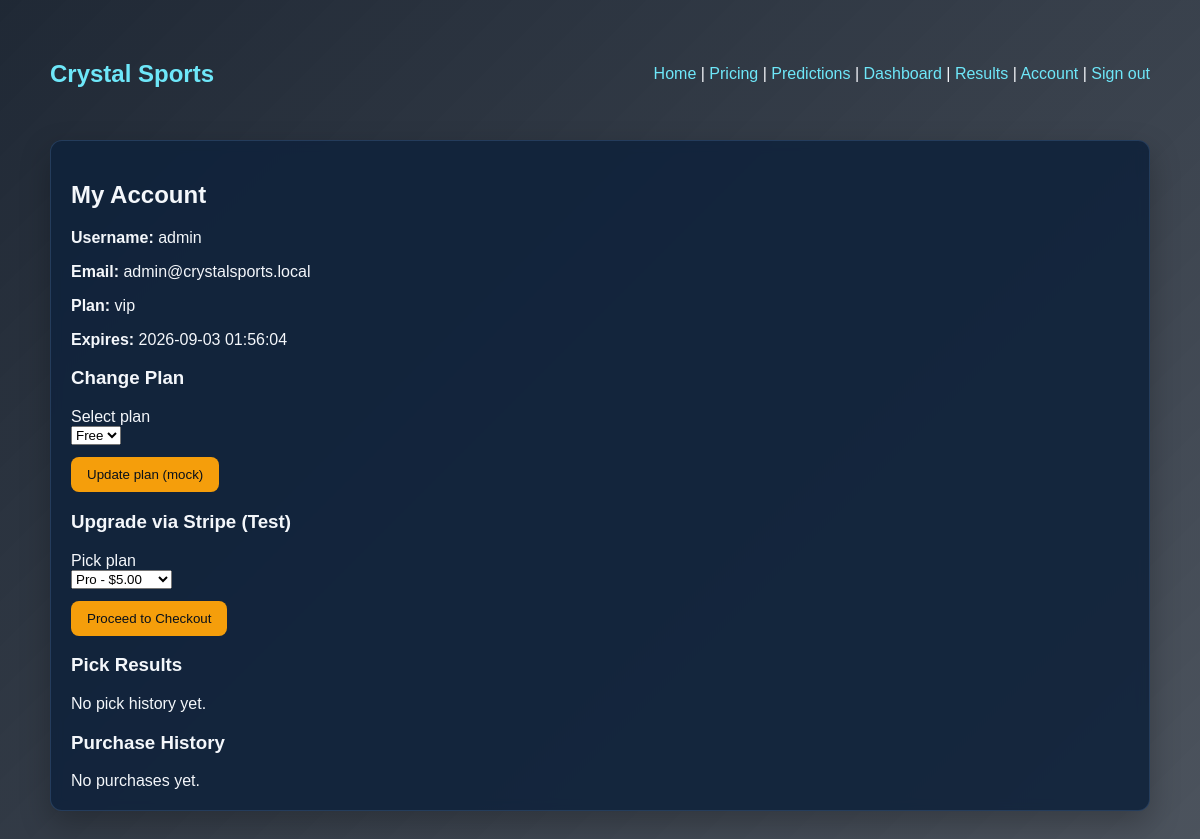
Before: /account (signed in) with the older database file.
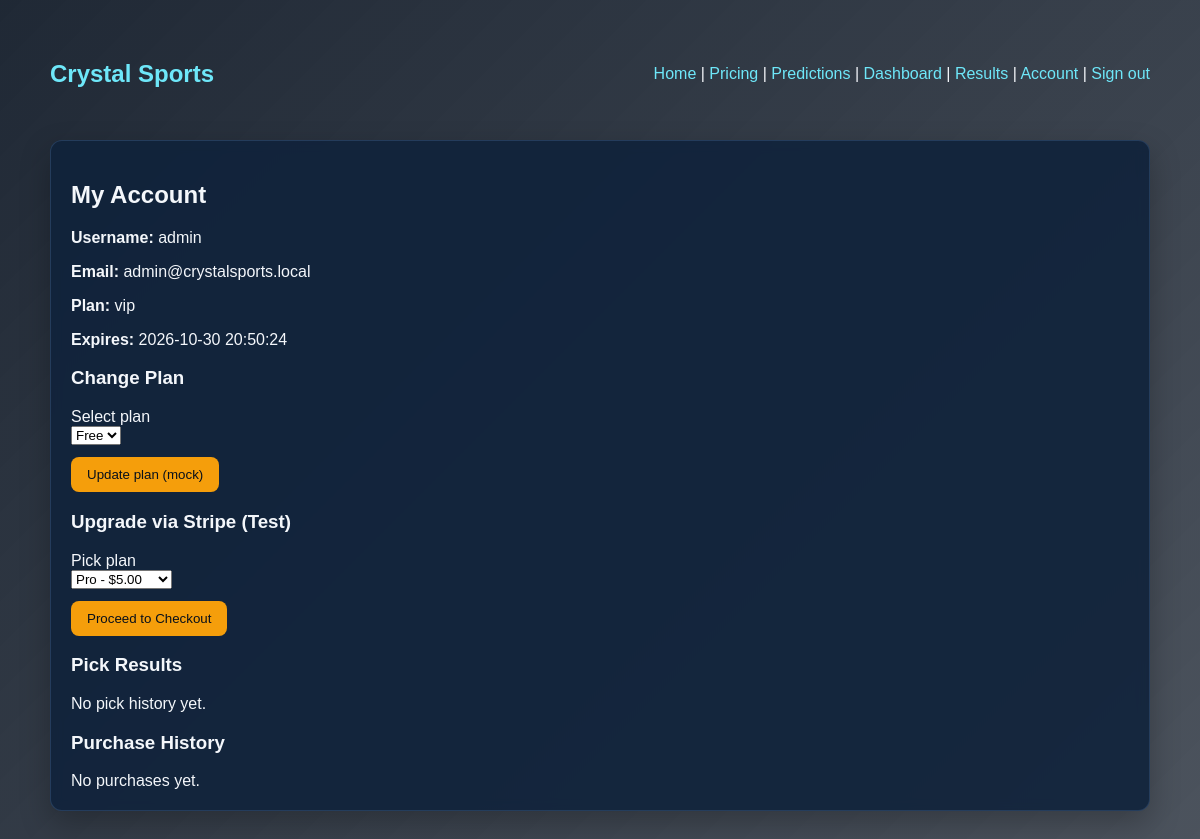
After: the same page with the newer database file.
### tables this page shows
CREATE TABLE users (
            id INTEGER PRIMARY KEY AUTOINCREMENT,
            username TEXT UNIQUE NOT NULL,
            email TEXT UNIQUE NOT NULL,
            password_hash TEXT NOT NULL,
            plan TEXT NOT NULL DEFAULT 'free',
            expires_at TEXT,
            email_confirmed INTEGER DEFAULT 0,
            confirm_token TEXT,
            reset_token TEXT,
            reset_expires TEXT,
            is_admin INTEGER DEFAULT 0
        );

### app.py (the view)
@app.route("/account", methods=["GET", "POST"])
def account():
    user = current_user()
    if not user:
        return redirect(url_for("login", next="/account"))
    message = None
    if request.method == "POST":
        plan = request.form.get("plan", "free")
        models.update_subscription(user["id"], plan)
        user = models.get_user_by_id(user["id"])
        message = f"Plan updated to {plan}"
    purchases = models.get_purchases_for_user(user['id'])
    user_picks = models.get_user_picks_for_user(user['id'])
    return render_template("account.html", user=user, message=message, purchases=purchases, user_picks=user_picks)

### app.py (called while the page is built)
def current_user() -> dict | None:
    uid = session.get("user_id")
    if not uid:
        return None
    return models.get_user_by_id(uid)

### models.py (called while the page is built, shortened)
def get_conn():
    conn = sqlite3.connect(DB_PATH)
    conn.row_factory = sqlite3.Row
    return conn

def _ensure_default_users() -> None:
    conn = get_conn()
    cur = conn.cursor()
    cur.execute("SELECT COUNT(*) FROM users")
    count = cur.fetchone()[0]
    conn.close()

def get_purchases_for_user(user_id: int) -> list:
    init_db()
    conn = get_conn()
    cur = conn.cursor()
    cur.execute("SELECT * FROM purchases WHERE user_id = ? ORDER BY id DESC", (user_id,))
    rows = cur.fetchall()
    conn.close()
    return [dict(r) for r in rows]

def get_user_picks_for_user(user_id: int) -> list:
    init_db()
    conn = get_conn()
    cur = conn.cursor()
    cur.execute(
        "SELECT * FROM user_picks WHERE user_id = ? ORDER BY scheduled_at DESC, created_at DESC",
        (user_id,),
    )
    rows = cur.fetchall()
    conn.close()
    return [dict(r) for r in rows]

def get_user_by_id(user_id: int) -> Optional[Dict[str, Any]]:
    init_db()
    conn = get_conn()
    cur = conn.cursor()
    cur.execute("SELECT * FROM users WHERE id = ?", (user_id,))
    row = cur.fetchone()
    conn.close()
    if not row:
        return None
    return dict(row)

### templates/account.html (shortened to what this page needs)
{% extends 'base.html' %}
{% block content %}
<div class="card">
  <h2>My Account</h2>
  <p><strong>Username:</strong> {{ user.username }}</p>
  <p><strong>Email:</strong> {{ user.email }}</p>
  <p><strong>Plan:</strong> {{ user.plan }}</p>
  <p><strong>Expires:</strong> {{ user.expires_at or 'N/A' }}</p>
  <h3>Change Plan</h3>
  <form method="post">
    <label>Select plan</label><br>
    <select name="plan">
      <option value="free">Free</option>
    </select>
    <div style="margin-top:12px">
      <button type="submit">Update plan (mock)</button>
    </div>
  </form>
  <h3>Upgrade via Stripe (Test)</h3>
  <form id="stripe-form">
    <label>Pick plan</label><br>
    <select id="stripe-plan" name="plan">
      <option value="pro">Pro - $5.00</option>
    </select>
    <div style="margin-top:12px">
      <button id="checkout-btn" type="button">Proceed to Checkout</button>
    </div>
  </form>
  <h3>Pick Results</h3>
  <div>
    {% for pick in user_picks %}
      <div class="card" style="padding:12px; margin:8px 0; background:rgba(0,0,0,0.22)">
        <div><strong>{{ pick.league }}</strong> — {{ pick.home_team }} vs {{ pick.away_team }}</div>
        <div>Market: {{ pick.market }} · Selection: {{ pick.selection }} · Odds: {{ pick.odds }}</div>
        <div style="font-size:12px; color:#cbd5e1">Scheduled: {{ pick.scheduled_at or 'TBC' }}</div>
        {% if pick.status == 'won' %}
          <div style="margin-top:8px; display:inline-block; padding:4px 8px; border-radius:999px; background:rgba(34,197,94,0.18); color:#bbf7d0; font-weight:bold">Won</div>
        {% elif pick.status == 'lost' %}
          <div style="margin-top:8px; display:inline-block; padding:4px 8px; border-radius:999px; background:rgba(239,68,68,0.18); color:#fecaca; font-weight:bold">Lost</div>
        {% else %}
          <div style="margin-top:8px; display:inline-block; padding:4px 8px; border-radius:999px; background:rgba(245,158,11,0.18); color:#fde68a; font-weight:bold">Pending</div>
        {% endif %}
      </div>
    {% else %}
      <div>No pick history yet.</div>
    {% endfor %}
  </div>
  <h3>Purchase History</h3>
  <div>
    {% for p in purchases %}
      <div class="card" style="padding:8px; margin:8px 0; background:rgba(0,0,0,0.2)">
        <div><strong>{{ p.plan }}</strong> — {{ p.amount/100 }} {{ p.currency }}</div>
        <div style="font-size:12px; color:#cbd5e1">{{ p.created_at }}</div>
      </div>
    {% else %}
      <div>No purchases yet.</div>
    {% endfor %}
  </div>
</div>
{% endblock %}

### templates/base.html (shortened to what this page needs)
<!doctype html>
<html lang="en">
<head>
</head>
<body>
  <div class="container">
    <nav>
      <h1><a href="/">Crystal Sports</a></h1>
      <div>
        <a href="/">Home</a> |
        <a href="/pricing">Pricing</a> |
        <a href="/predictions">Predictions</a>
        {% if session.get('user_id') %}
          | <a href="/dashboard">Dashboard</a> | <a href="/results">Results</a> | <a href="/account">Account</a> | <a href="/logout">Sign out</a>
        {% else %}
          | <a href="/login">Sign in</a> | <a href="/register">Register</a> | <a href="/admin-login">Admin Login</a>
        {% endif %}
      </div>
    </nav>
    {% block content %}{% endblock %}
  </div>
</body>
</html>

### templates/base.html (style rules this page uses)
body { font-family: Arial, sans-serif; margin: 0; padding: 0; color: #f4f7fb; min-height: 100vh; background: linear-gradient(135deg, rgba(7, 17, 31, 0.9), rgba(7, 17, 31, 0.72)), url("https://images.unsplash.com/photo-1517649763962-0c623066013b?auto=format&fit=crop&w=1600&q=80") center/cover no-repeat fixed; }
.container { max-width: 1100px; margin: 0 auto; padding: 24px; }
nav { display: flex; justify-content: space-between; align-items: center; padding: 16px 0; }
a { color: #6ee7f9; text-decoration: none; }
.card { background: rgba(16, 35, 59, 0.9); border: 1px solid rgba(39, 64, 96, 0.9); border-radius: 12px; padding: 20px; margin: 16px 0; backdrop-filter: blur(6px); box-shadow: 0 12px 30px rgba(0, 0, 0, 0.25); }
button, .btn { background: #f59e0b; color: #08101b; border: none; padding: 10px 16px; border-radius: 8px; cursor: pointer; }

Changed rows visible on the page:
changed users "admin": expires_at "2026-09-03 01:56:04" → "2026-10-30 20:50:24"
